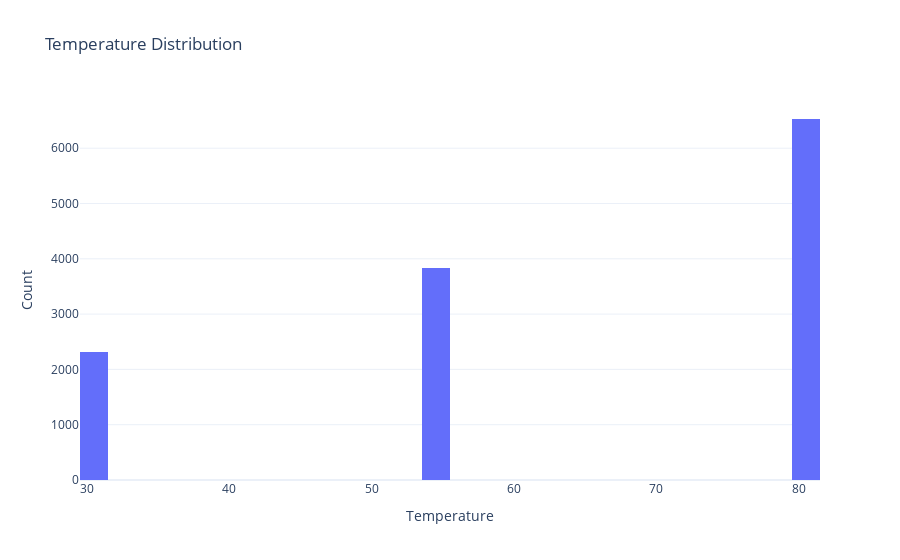

The notebook cell this image was saved under:
### Markdown cell above
6. Use a histogram to visualize the temperature column.

### Code cell
temp_1 = px.histogram(data, x = "temperature",  nbins=50, title='Temperature Distribution')
temp_1.update_layout(
    xaxis_title='Temperature',
    yaxis_title='Count',
    template='plotly_white'
)

### Figure 1 — Plotly figure (JSON) as saved in the notebook; plotly's stock layout.template omitted (floating-point values rounded to 4 significant figures; data arrays with more than 128 entries replaced by an {"elided": "..."} marker saying what was removed)
{"data": [{"alignmentgroup": "True", "bingroup": "x", "hovertemplate": "temperature=%{x}<br>count=%{y}<extra></extra>", "legendgroup": "", "marker": {"color": "#636efa", "pattern": {"shape": ""}}, "name": "", "nbinsx": 50, "offsetgroup": "", "orientation": "v", "showlegend": false, "type": "histogram", "x": {"elided": "12684 int values"}, "xaxis": "x", "yaxis": "y"}], "layout": {"barmode": "relative", "legend": {"tracegroupgap": 0}, "title": {"text": "Temperature Distribution"}, "xaxis": {"anchor": "y", "domain": [0, 1], "title": {"text": "Temperature"}}, "yaxis": {"anchor": "x", "domain": [0, 1], "title": {"text": "Count"}}}}
